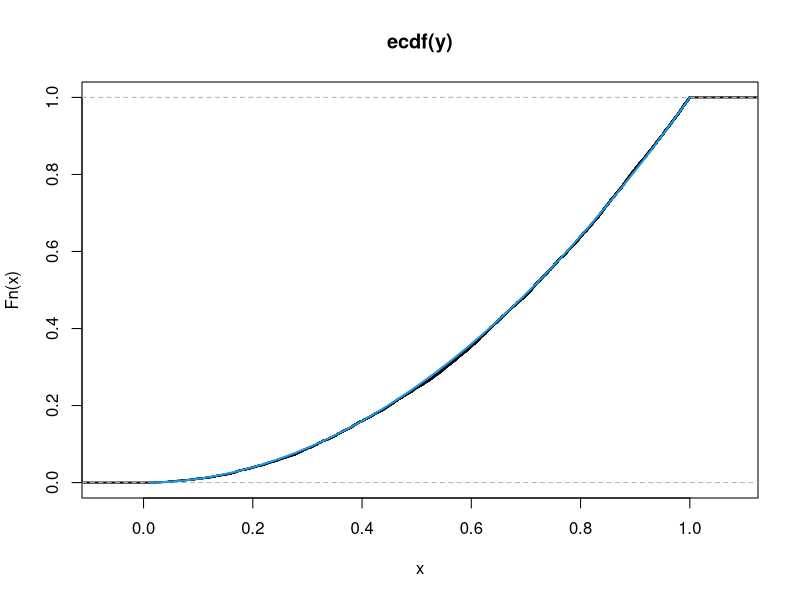
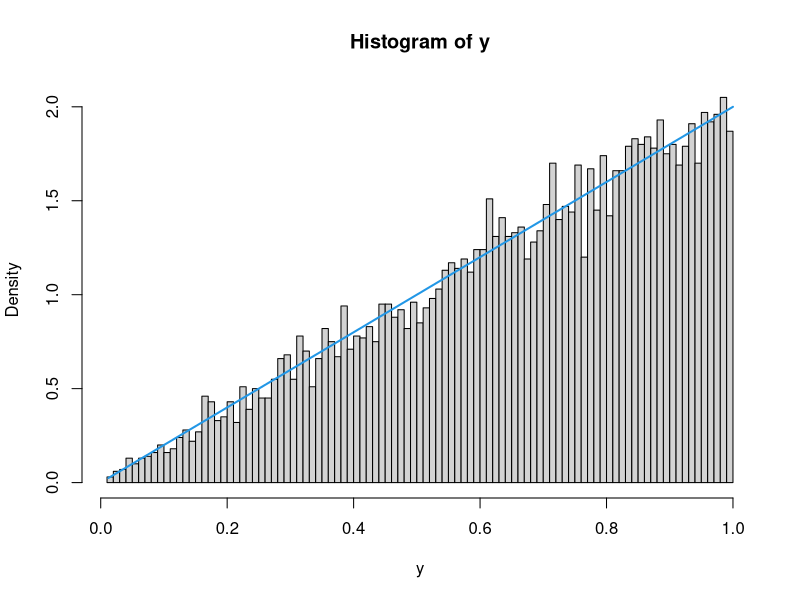
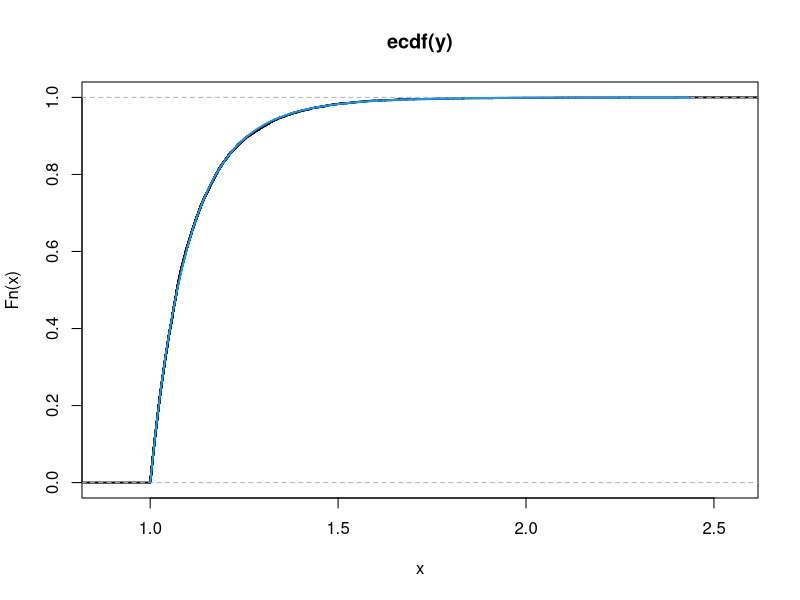
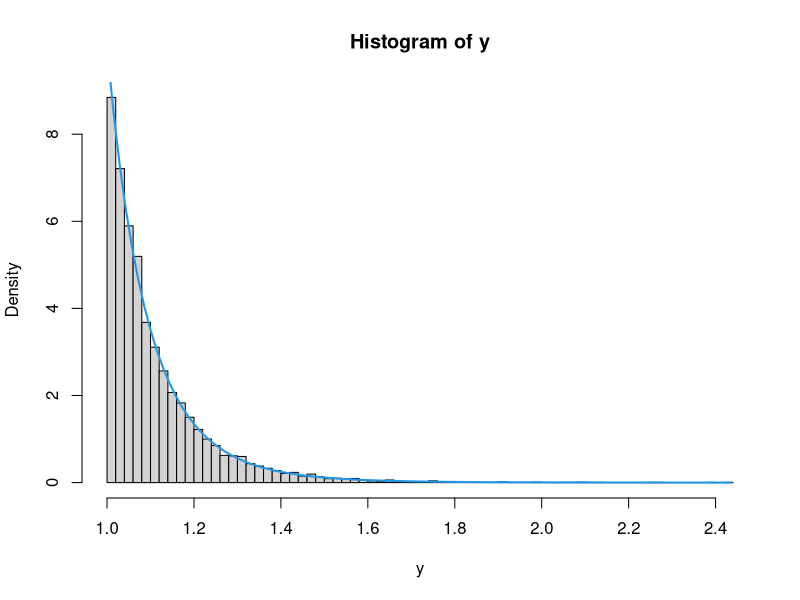

Recreate these plots in R, in order.
# some examples of change of variables

# Suppose x is uniform on [0,1] so f_X(x)=1 when 0<=x<=1 and zero outside [0,1]
# If y=sqrt(x) => x=y^2 => dx/dy=2y
# change of variables: f_Y(y) = f_X(x)dx/dy = f_X(y^2)2y = 1*2y = 2y 
# F_Y(y)=y^2
# Monte Carlo check of this result:
x=runif(1e4) # 10,000 samples of x
y=sqrt(x) # samples of y
# compare empirical CDF and PDF to theoretical result from change of variables above
plot(ecdf(y), lwd=2); plot(function(y) y^2, from=min(y), to=max(y), add=TRUE, col=4, lwd=2) # F_Y(y)
hist(y,freq=FALSE,100); plot(function(y) 2*y, from=min(y), to=max(y), add=TRUE, col=4, lwd=2) # f_Y(y)

# second example
# Suppose x~Exp(lambda)  so f_X(x)=lambda*exp(-lambda*x) when 0<x<infinity 
# If y=exp(x) => x=log(y) => dx/dy=1/y 
# change of variables: f_Y(y) = f_X(x)dx/dy = f_X(log(y))/y = lambda*exp(-lambda*log(y))y^-1 = lambda*y^(-lambda-1)
# F_Y(y)=y^2
# Monte Carlo check of this result:
lambda=10
x=rexp(1e4,lambda) # 10,000 samples of x
y=exp(x) # samples of y
# compare empirical CDF and PDF to theoretical result from change of variables above
plot(ecdf(y), lwd=2); plot(function(y) -y^-lambda+1^-lambda, from=min(y), to=max(y), add=TRUE, col=4, lwd=2) # F_Y(y)
hist(y,freq=FALSE, 100); plot(function(y) lambda*y^(-lambda-1), from=min(y), to=max(y), add=TRUE, col=4, lwd=2) # f_Y(y)
